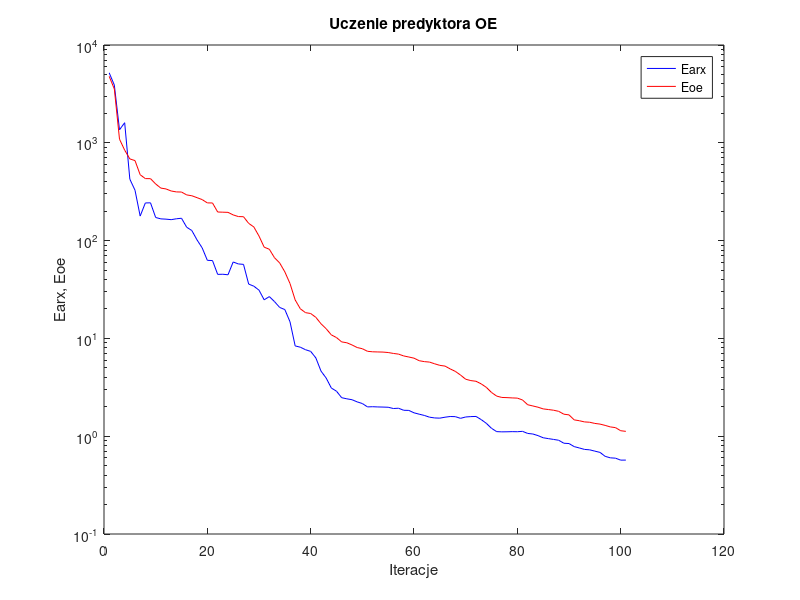
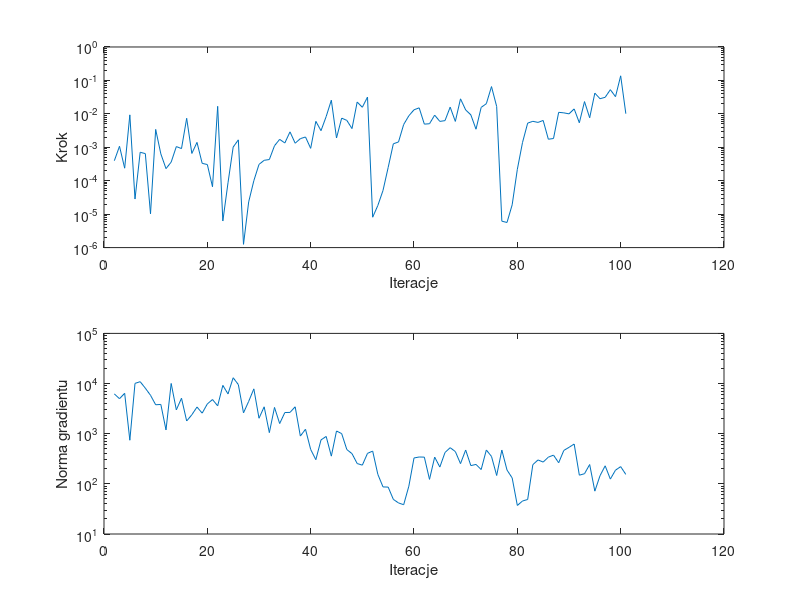

MATLAB code to generate these figures, in order:
%uczenie predyktora oe
clear all;
n=0; farx(n+1)=5.198620e+003; foe(n+1)=4.781273e+003; wspucz(n+1)=0.000000e+000; ng(n+1)=0.000000e+000;
%odnowa zmiennej metryki
n=1; farx(n+1)=3.892544e+003; foe(n+1)=3.550951e+003; krok(n+1)=3.970634e-004; ng(n+1)=6.216252e+003;
n=2; farx(n+1)=1.358701e+003; foe(n+1)=1.089121e+003; krok(n+1)=1.072459e-003; ng(n+1)=4.984659e+003;
n=3; farx(n+1)=1.605023e+003; foe(n+1)=8.416526e+002; krok(n+1)=2.370496e-004; ng(n+1)=6.385949e+003;
n=4; farx(n+1)=4.248941e+002; foe(n+1)=6.842688e+002; krok(n+1)=9.328627e-003; ng(n+1)=7.413484e+002;
n=5; farx(n+1)=3.275627e+002; foe(n+1)=6.579532e+002; krok(n+1)=2.832743e-005; ng(n+1)=1.008075e+004;
n=6; farx(n+1)=1.781668e+002; foe(n+1)=4.716439e+002; krok(n+1)=7.102557e-004; ng(n+1)=1.088842e+004;
n=7; farx(n+1)=2.426734e+002; foe(n+1)=4.304829e+002; krok(n+1)=6.459813e-004; ng(n+1)=8.078343e+003;
n=8; farx(n+1)=2.433864e+002; foe(n+1)=4.298466e+002; krok(n+1)=1.023758e-005; ng(n+1)=5.839101e+003;
n=9; farx(n+1)=1.722872e+002; foe(n+1)=3.793592e+002; krok(n+1)=3.426502e-003; ng(n+1)=3.773791e+003;
n=10; farx(n+1)=1.668169e+002; foe(n+1)=3.442599e+002; krok(n+1)=6.355479e-004; ng(n+1)=3.832016e+003;
n=11; farx(n+1)=1.657149e+002; foe(n+1)=3.374555e+002; krok(n+1)=2.302017e-004; ng(n+1)=1.188909e+003;
n=12; farx(n+1)=1.637504e+002; foe(n+1)=3.216004e+002; krok(n+1)=3.604935e-004; ng(n+1)=1.004203e+004;
n=13; farx(n+1)=1.671246e+002; foe(n+1)=3.147199e+002; krok(n+1)=1.050435e-003; ng(n+1)=2.987965e+003;
n=14; farx(n+1)=1.692949e+002; foe(n+1)=3.137667e+002; krok(n+1)=9.152390e-004; ng(n+1)=5.101212e+003;
n=15; farx(n+1)=1.370817e+002; foe(n+1)=2.933042e+002; krok(n+1)=7.366454e-003; ng(n+1)=1.791444e+003;
n=16; farx(n+1)=1.267377e+002; foe(n+1)=2.874054e+002; krok(n+1)=6.541573e-004; ng(n+1)=2.384685e+003;
n=17; farx(n+1)=1.017545e+002; foe(n+1)=2.748878e+002; krok(n+1)=1.402081e-003; ng(n+1)=3.401857e+003;
n=18; farx(n+1)=8.429381e+001; foe(n+1)=2.625907e+002; krok(n+1)=3.310624e-004; ng(n+1)=2.569823e+003;
n=19; farx(n+1)=6.285197e+001; foe(n+1)=2.429419e+002; krok(n+1)=3.047770e-004; ng(n+1)=3.923985e+003;
n=20; farx(n+1)=6.249638e+001; foe(n+1)=2.425665e+002; krok(n+1)=6.596475e-005; ng(n+1)=4.798341e+003;
n=21; farx(n+1)=4.515615e+001; foe(n+1)=1.960789e+002; krok(n+1)=1.679351e-002; ng(n+1)=3.594336e+003;
n=22; farx(n+1)=4.528376e+001; foe(n+1)=1.952227e+002; krok(n+1)=6.240680e-006; ng(n+1)=9.192473e+003;
n=23; farx(n+1)=4.472712e+001; foe(n+1)=1.944576e+002; krok(n+1)=8.683747e-005; ng(n+1)=6.208095e+003;
n=24; farx(n+1)=6.045834e+001; foe(n+1)=1.831604e+002; krok(n+1)=1.013537e-003; ng(n+1)=1.304926e+004;
n=25; farx(n+1)=5.773546e+001; foe(n+1)=1.761116e+002; krok(n+1)=1.667309e-003; ng(n+1)=9.539234e+003;
%odnowa zmiennej metryki
n=26; farx(n+1)=5.713961e+001; foe(n+1)=1.755355e+002; krok(n+1)=1.251494e-006; ng(n+1)=2.603828e+003;
n=27; farx(n+1)=3.592969e+001; foe(n+1)=1.500600e+002; krok(n+1)=2.323045e-005; ng(n+1)=4.407086e+003;
n=28; farx(n+1)=3.418342e+001; foe(n+1)=1.378786e+002; krok(n+1)=1.001480e-004; ng(n+1)=7.830898e+003;
n=29; farx(n+1)=3.114017e+001; foe(n+1)=1.112730e+002; krok(n+1)=3.079053e-004; ng(n+1)=2.032807e+003;
n=30; farx(n+1)=2.480581e+001; foe(n+1)=8.570034e+001; krok(n+1)=4.079127e-004; ng(n+1)=3.436012e+003;
n=31; farx(n+1)=2.675891e+001; foe(n+1)=8.157701e+001; krok(n+1)=4.302795e-004; ng(n+1)=1.050328e+003;
n=32; farx(n+1)=2.378069e+001; foe(n+1)=6.682479e+001; krok(n+1)=1.111857e-003; ng(n+1)=3.339279e+003;
n=33; farx(n+1)=2.073101e+001; foe(n+1)=5.910452e+001; krok(n+1)=1.726986e-003; ng(n+1)=1.593748e+003;
n=34; farx(n+1)=1.971704e+001; foe(n+1)=4.789798e+001; krok(n+1)=1.345435e-003; ng(n+1)=2.641279e+003;
n=35; farx(n+1)=1.478936e+001; foe(n+1)=3.640435e+001; krok(n+1)=2.894086e-003; ng(n+1)=2.657131e+003;
n=36; farx(n+1)=8.381725e+000; foe(n+1)=2.474542e+001; krok(n+1)=1.323776e-003; ng(n+1)=3.437276e+003;
n=37; farx(n+1)=8.127336e+000; foe(n+1)=2.007717e+001; krok(n+1)=1.812955e-003; ng(n+1)=8.975998e+002;
n=38; farx(n+1)=7.663204e+000; foe(n+1)=1.833252e+001; krok(n+1)=2.032662e-003; ng(n+1)=1.225754e+003;
n=39; farx(n+1)=7.366088e+000; foe(n+1)=1.797177e+001; krok(n+1)=9.289576e-004; ng(n+1)=4.849501e+002;
n=40; farx(n+1)=6.321911e+000; foe(n+1)=1.642261e+001; krok(n+1)=5.967206e-003; ng(n+1)=3.034199e+002;
n=41; farx(n+1)=4.632246e+000; foe(n+1)=1.411626e+001; krok(n+1)=3.140700e-003; ng(n+1)=7.515928e+002;
n=42; farx(n+1)=3.932534e+000; foe(n+1)=1.254890e+001; krok(n+1)=8.300976e-003; ng(n+1)=8.814377e+002;
n=43; farx(n+1)=3.108340e+000; foe(n+1)=1.086499e+001; krok(n+1)=2.561940e-002; ng(n+1)=3.569542e+002;
n=44; farx(n+1)=2.884748e+000; foe(n+1)=1.019776e+001; krok(n+1)=1.898143e-003; ng(n+1)=1.132029e+003;
n=45; farx(n+1)=2.475577e+000; foe(n+1)=9.211632e+000; krok(n+1)=7.442795e-003; ng(n+1)=1.003728e+003;
n=46; farx(n+1)=2.411340e+000; foe(n+1)=9.023674e+000; krok(n+1)=6.371455e-003; ng(n+1)=4.825177e+002;
n=47; farx(n+1)=2.360875e+000; foe(n+1)=8.572149e+000; krok(n+1)=3.625910e-003; ng(n+1)=4.003533e+002;
n=48; farx(n+1)=2.244102e+000; foe(n+1)=8.066902e+000; krok(n+1)=2.254943e-002; ng(n+1)=2.541127e+002;
n=49; farx(n+1)=2.157975e+000; foe(n+1)=7.843674e+000; krok(n+1)=1.574999e-002; ng(n+1)=2.359910e+002;
n=50; farx(n+1)=1.993820e+000; foe(n+1)=7.381072e+000; krok(n+1)=3.178877e-002; ng(n+1)=4.054907e+002;
%odnowa zmiennej metryki
n=51; farx(n+1)=2.002284e+000; foe(n+1)=7.295817e+000; krok(n+1)=8.106422e-006; ng(n+1)=4.500413e+002;
n=52; farx(n+1)=1.991592e+000; foe(n+1)=7.269319e+000; krok(n+1)=1.817813e-005; ng(n+1)=1.546133e+002;
n=53; farx(n+1)=1.985597e+000; foe(n+1)=7.246843e+000; krok(n+1)=5.111781e-005; ng(n+1)=8.690265e+001;
n=54; farx(n+1)=1.976989e+000; foe(n+1)=7.171906e+000; krok(n+1)=2.493753e-004; ng(n+1)=8.613881e+001;
n=55; farx(n+1)=1.919141e+000; foe(n+1)=7.020476e+000; krok(n+1)=1.271814e-003; ng(n+1)=4.903874e+001;
n=56; farx(n+1)=1.932513e+000; foe(n+1)=6.908423e+000; krok(n+1)=1.442683e-003; ng(n+1)=4.164694e+001;
n=57; farx(n+1)=1.841333e+000; foe(n+1)=6.619386e+000; krok(n+1)=4.800362e-003; ng(n+1)=3.835989e+001;
n=58; farx(n+1)=1.835492e+000; foe(n+1)=6.453115e+000; krok(n+1)=8.751130e-003; ng(n+1)=8.975269e+001;
n=59; farx(n+1)=1.734667e+000; foe(n+1)=6.280446e+000; krok(n+1)=1.321526e-002; ng(n+1)=3.280835e+002;
n=60; farx(n+1)=1.679637e+000; foe(n+1)=5.915008e+000; krok(n+1)=1.513348e-002; ng(n+1)=3.431374e+002;
n=61; farx(n+1)=1.630340e+000; foe(n+1)=5.788983e+000; krok(n+1)=4.929920e-003; ng(n+1)=3.409765e+002;
n=62; farx(n+1)=1.565261e+000; foe(n+1)=5.725838e+000; krok(n+1)=5.060913e-003; ng(n+1)=1.228159e+002;
n=63; farx(n+1)=1.537130e+000; foe(n+1)=5.499121e+000; krok(n+1)=9.146433e-003; ng(n+1)=3.415604e+002;
n=64; farx(n+1)=1.529916e+000; foe(n+1)=5.301558e+000; krok(n+1)=5.945944e-003; ng(n+1)=2.163038e+002;
n=65; farx(n+1)=1.564201e+000; foe(n+1)=5.212006e+000; krok(n+1)=6.271232e-003; ng(n+1)=4.217268e+002;
n=66; farx(n+1)=1.589876e+000; foe(n+1)=4.877509e+000; krok(n+1)=1.589439e-002; ng(n+1)=5.261890e+002;
n=67; farx(n+1)=1.584704e+000; foe(n+1)=4.599881e+000; krok(n+1)=5.945944e-003; ng(n+1)=4.402181e+002;
n=68; farx(n+1)=1.523136e+000; foe(n+1)=4.221568e+000; krok(n+1)=2.812841e-002; ng(n+1)=2.530052e+002;
n=69; farx(n+1)=1.572307e+000; foe(n+1)=3.824622e+000; krok(n+1)=1.308935e-002; ng(n+1)=4.727181e+002;
n=70; farx(n+1)=1.586578e+000; foe(n+1)=3.702925e+000; krok(n+1)=9.344559e-003; ng(n+1)=2.310622e+002;
n=71; farx(n+1)=1.592386e+000; foe(n+1)=3.645283e+000; krok(n+1)=3.473809e-003; ng(n+1)=2.438917e+002;
n=72; farx(n+1)=1.478983e+000; foe(n+1)=3.429907e+000; krok(n+1)=1.563153e-002; ng(n+1)=1.929790e+002;
n=73; farx(n+1)=1.354028e+000; foe(n+1)=3.158537e+000; krok(n+1)=2.011176e-002; ng(n+1)=4.730341e+002;
n=74; farx(n+1)=1.204128e+000; foe(n+1)=2.800968e+000; krok(n+1)=6.539800e-002; ng(n+1)=3.519983e+002;
n=75; farx(n+1)=1.113813e+000; foe(n+1)=2.570372e+000; krok(n+1)=1.660195e-002; ng(n+1)=1.467630e+002;
%odnowa zmiennej metryki
n=76; farx(n+1)=1.107909e+000; foe(n+1)=2.490450e+000; krok(n+1)=6.164510e-006; ng(n+1)=4.722864e+002;
n=77; farx(n+1)=1.109693e+000; foe(n+1)=2.479978e+000; krok(n+1)=5.637963e-006; ng(n+1)=1.887478e+002;
n=78; farx(n+1)=1.113457e+000; foe(n+1)=2.463223e+000; krok(n+1)=1.904168e-005; ng(n+1)=1.312347e+002;
n=79; farx(n+1)=1.111182e+000; foe(n+1)=2.451306e+000; krok(n+1)=2.189959e-004; ng(n+1)=3.708396e+001;
n=80; farx(n+1)=1.121433e+000; foe(n+1)=2.347786e+000; krok(n+1)=1.387045e-003; ng(n+1)=4.549917e+001;
n=81; farx(n+1)=1.067305e+000; foe(n+1)=2.097569e+000; krok(n+1)=5.282995e-003; ng(n+1)=4.878928e+001;
n=82; farx(n+1)=1.053374e+000; foe(n+1)=2.038167e+000; krok(n+1)=5.981703e-003; ng(n+1)=2.411455e+002;
n=83; farx(n+1)=1.014056e+000; foe(n+1)=1.979223e+000; krok(n+1)=5.548179e-003; ng(n+1)=2.998018e+002;
n=84; farx(n+1)=9.638591e-001; foe(n+1)=1.902145e+000; krok(n+1)=6.349841e-003; ng(n+1)=2.718112e+002;
n=85; farx(n+1)=9.447618e-001; foe(n+1)=1.873640e+000; krok(n+1)=1.742611e-003; ng(n+1)=3.407439e+002;
n=86; farx(n+1)=9.271011e-001; foe(n+1)=1.843867e+000; krok(n+1)=1.830478e-003; ng(n+1)=3.737939e+002;
n=87; farx(n+1)=9.092515e-001; foe(n+1)=1.796484e+000; krok(n+1)=1.111520e-002; ng(n+1)=2.636744e+002;
n=88; farx(n+1)=8.476852e-001; foe(n+1)=1.678987e+000; krok(n+1)=1.071180e-002; ng(n+1)=4.645620e+002;
n=89; farx(n+1)=8.410698e-001; foe(n+1)=1.652311e+000; krok(n+1)=1.000091e-002; ng(n+1)=5.341330e+002;
n=90; farx(n+1)=7.828446e-001; foe(n+1)=1.469269e+000; krok(n+1)=1.405854e-002; ng(n+1)=6.223685e+002;
n=91; farx(n+1)=7.581379e-001; foe(n+1)=1.439651e+000; krok(n+1)=5.414124e-003; ng(n+1)=1.488948e+002;
n=92; farx(n+1)=7.327134e-001; foe(n+1)=1.400264e+000; krok(n+1)=2.327615e-002; ng(n+1)=1.592260e+002;
n=93; farx(n+1)=7.257067e-001; foe(n+1)=1.388859e+000; krok(n+1)=7.632150e-003; ng(n+1)=2.429263e+002;
n=94; farx(n+1)=7.035899e-001; foe(n+1)=1.351087e+000; krok(n+1)=4.171530e-002; ng(n+1)=7.154936e+001;
n=95; farx(n+1)=6.831057e-001; foe(n+1)=1.329899e+000; krok(n+1)=2.835241e-002; ng(n+1)=1.451335e+002;
n=96; farx(n+1)=6.221944e-001; foe(n+1)=1.289649e+000; krok(n+1)=3.126305e-002; ng(n+1)=2.289397e+002;
n=97; farx(n+1)=6.009632e-001; foe(n+1)=1.244454e+000; krok(n+1)=5.285294e-002; ng(n+1)=1.244349e+002;
n=98; farx(n+1)=5.961376e-001; foe(n+1)=1.223728e+000; krok(n+1)=3.266584e-002; ng(n+1)=1.875697e+002;
n=99; farx(n+1)=5.693185e-001; foe(n+1)=1.137968e+000; krok(n+1)=1.372747e-001; ng(n+1)=2.204311e+002;
n=100; farx(n+1)=5.697793e-001; foe(n+1)=1.120684e+000; krok(n+1)=1.012568e-002; ng(n+1)=1.541434e+002;

figure; semilogy(farx,'b'); hold on; semilogy(foe,'r'); xlabel('Iteracje'); ylabel('Earx, Eoe'); legend('Earx','Eoe'); title('Uczenie predyktora OE');
figure; subplot(2,1,1); semilogy(krok); xlabel('Iteracje'); ylabel('Krok');
subplot(2,1,2); semilogy(ng); xlabel('Iteracje'); ylabel('Norma gradientu');
Earx=farx(n+1)
Eoe=foe(n+1)
